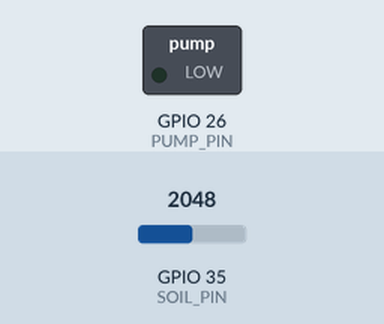
Recording of a sketch running on a simulated ESP32. Shown: switched loads named in the sketch (green lamp = pin HIGH). Inputs (shaded band) come from the test bench; at power-on: GPIO 35 (SOIL_PIN) = 2048 (analog values on the 0–4095 scale). What the sketch prints to the serial monitor is not drawn.

Above: at 2.2 s.
2.3 s: GPIO 35 (SOIL_PIN) set to 2873
5.0 s: GPIO 35 (SOIL_PIN) set to 2963
At 5.7 s:
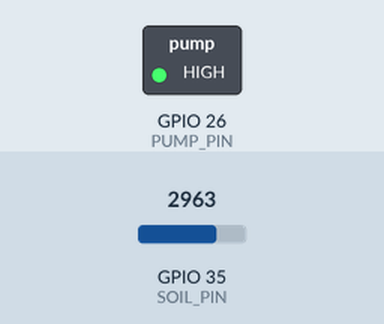
7.7 s: GPIO 35 (SOIL_PIN) set to 2866
At 9.9 s:
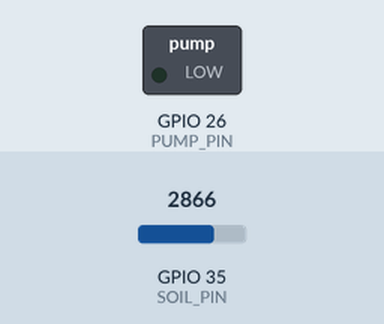
10.5 s: GPIO 35 (SOIL_PIN) set to 3603
At 11.5 s:
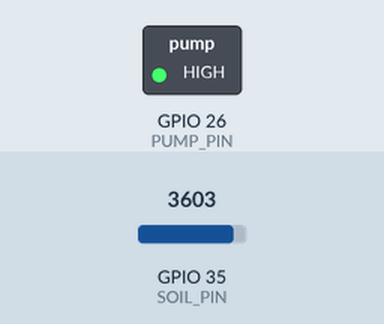
Timing chart, 0 to 13.5 s (numbered marks = the images above; inputs shaded):
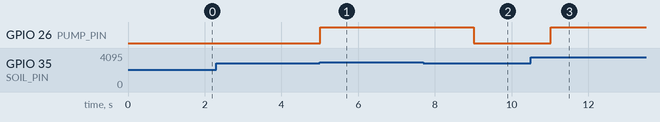

Measured:
- the behaviour switches between 2900 and 2901 on GPIO 35 (SOIL_PIN) (found by bisection; images 0 and 1)
- after the input at 2.3 s, every drawn part: stays the same
- after the input at 5.0 s, GPIO 26 (PUMP_PIN): LOW → HIGH at once
- after the input at 7.7 s, GPIO 26 (PUMP_PIN): HIGH → LOW after 1.3 s
- after the input at 10.5 s, GPIO 26 (PUMP_PIN): LOW → HIGH after 0.52 s

The sketch:

Soil_Moisture_Sensor.ino
```cpp
/*
 * 教程：土壤湿度传感器
 *
 * 学习目标：
 * 1. 了解土壤湿度传感器的工作原理。
 * 2. 理解电阻式和电容式土壤湿度传感器的区别。
 * 3. 学会用 ADC 读取土壤湿度并校准。
 * 4. 根据湿度自动控制水泵或 LED 提示浇水。
 *
 * 所需库：
 * 本例不需要额外库。
 *
 * 硬件连接（以最常见的电阻式传感器模块为例）：
 * - 传感器 VCC  →  ESP32 3.3V
 * - 传感器 GND  →  ESP32 GND
 * - 传感器 AO   →  ESP32 GPIO35
 *
 * 注意：
 * 土壤湿度传感器有水气和盐分腐蚀问题，长期使用建议选"电容式"传感器，
 * 因为它没有直接暴露在土壤中的金属电极，寿命更长、测量更稳定。
 * 电阻式传感器虽然便宜，但探针容易被腐蚀，适合学习和短期项目。
 */

// SOIL_PIN：连接土壤湿度传感器 AO（模拟输出）的 GPIO。
// GPIO35 是 ADC1 通道 7，适合模拟输入。
#define SOIL_PIN 35

// PUMP_PIN：控制小水泵或继电器的 GPIO。
// 这里用 GPIO26 连接一个 LED 或继电器，湿度太低时打开提示/浇水。
#define PUMP_PIN 26

// DRY_VALUE：传感器完全暴露在空气中时读取到的 ADC 值，代表"最干"。
// WET_VALUE：传感器完全浸入水中时读取到的 ADC 值，代表"最湿"。
// 这两个值需要你自己先做一次校准，因为不同传感器、不同土壤读数会不一样。
// 上传代码前，先用串口观察并记录下你的实际数值，再替换这里的默认值。
#define DRY_VALUE 3500
#define WET_VALUE 1500

// 湿度阈值百分比，低于这个值认为需要浇水。
#define WATER_THRESHOLD 30

void setup() {
  Serial.begin(115200);
  delay(1000);

  // 设置 ADC 分辨率为 12 位，返回 0~4095。
  analogReadResolution(12);

  // 设置衰减，使量程接近 0~3.3V。
  analogSetAttenuation(ADC_11db);

  // 水泵/继电器控制引脚设为输出。
  pinMode(PUMP_PIN, OUTPUT);
  digitalWrite(PUMP_PIN, LOW);

  Serial.println("土壤湿度传感器初始化完成");
  Serial.println("提示：请先用串口观察干/湿两个极端情况下的原始值，再修改 DRY_VALUE 和 WET_VALUE。");
}

void loop() {
  // 读取土壤湿度传感器的模拟输出。
  int rawValue = analogRead(SOIL_PIN);

  // 把原始值映射到 0~100% 的湿度百分比。
  // 注意：原始值越小，表示湿度越高（水分让探针间电阻变小，电压变低）。
  // 所以我们把 WET_VALUE（小）映射到 100，DRY_VALUE（大）映射到 0。
  int moisturePercent = map(rawValue, DRY_VALUE, WET_VALUE, 0, 100);

  // 限制百分比在合理范围。
  moisturePercent = constrain(moisturePercent, 0, 100);

  // 输出结果。
  Serial.print("原始值: ");
  Serial.print(rawValue);
  Serial.print("\t湿度: ");
  Serial.print(moisturePercent);
  Serial.println(" %");

  // 根据湿度决定是否浇水。
  if (moisturePercent < WATER_THRESHOLD) {
    Serial.println("土壤太干，开始浇水！");
    digitalWrite(PUMP_PIN, HIGH);
  } else {
    Serial.println("土壤湿度足够，停止浇水。");
    digitalWrite(PUMP_PIN, LOW);
  }

  // 土壤湿度变化很慢，每 2 秒读取一次即可。
  delay(2000);
}

/*
 * 名词解释：
 * 电阻式土壤湿度传感器：
 * 通过测量两个金属电极之间土壤的导电能力来判断湿度。
 * 土壤越湿，电阻越小，输出电压越低；土壤越干，电阻越大，输出电压越高。
 * 缺点是探针长期通电会被电解腐蚀，导致读数漂移。
 *
 * 电容式土壤湿度传感器：
 * 利用土壤作为电介质，测量电容变化来判断湿度。
 * 没有裸露金属电极，耐腐蚀，寿命更长，测量也更稳定，但价格稍贵。
 *
 * 校准（Calibration）：
 * 由于每个传感器、每块土壤的导电性不同，
 * 必须先记录"最干"和"最湿"两个基准值，
 * 程序才能根据这两个基准把原始 ADC 值换算成有意义的百分比。
 */

/*
 * 扩展练习：
 * 1. 用串口命令修改 WATER_THRESHOLD，不用重新烧录就能调整浇水阈值。
 * 2. 结合 OLED 显示屏，实时显示土壤湿度百分比和浇水状态。
 * 3. 改用电容式土壤湿度传感器，对比两种传感器的稳定性和寿命差异。
 */
```
